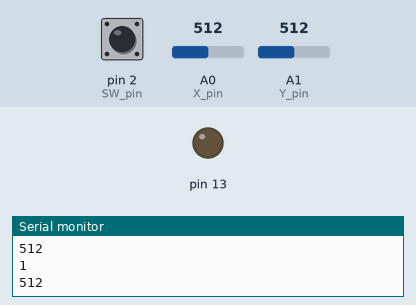
Recording of a sketch running on a simulated Arduino Uno, built with avr-gcc and run on an emulated ATmega328P. On the bench: output pins drawn as LEDs (lit = HIGH), the last lines printed to the serial monitor. Inputs (shaded band) come from the test bench; at power-on: pin 2 (SW_pin) HIGH, A0 (X_pin) = 512, A1 (Y_pin) = 512.

Above: at 1.2 s.
1.3 s: pin 2 (SW_pin) pulled LOW for 0.15 s
At 1.4 s:
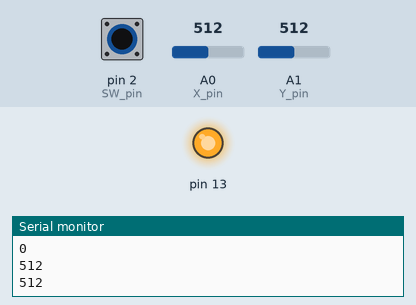
2.9 s: pin 2 (SW_pin) pulled LOW for 3.2 s
At 6.7 s:
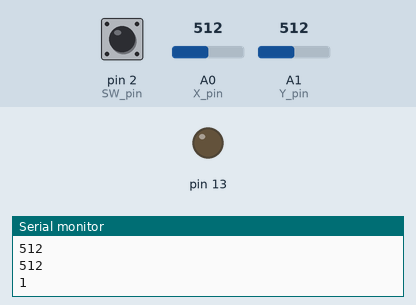
Timing chart, 0 to 8.2 s (numbered marks = the images above; inputs shaded):
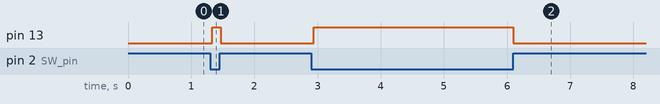

The sketch:

UnoMauso.ino
```cpp
const int SW_pin = 2;
const int X_pin = 0;
const int Y_pin = 1;

void setup() {
  pinMode(SW_pin, INPUT);
  digitalWrite(SW_pin, HIGH);
  pinMode(13, OUTPUT);
  Serial.begin(9600);

}

void loop() {
    Serial.println(digitalRead(SW_pin));
    if (analogRead(X_pin) == 1023){
      Serial.println(950);
    }else {
      Serial.println(analogRead(X_pin));
    }
    if (analogRead(Y_pin) == 1023){
      Serial.println(950);
    }else {
      Serial.println(analogRead(Y_pin));
    }
  if (digitalRead(SW_pin) == 0){
    digitalWrite(13, HIGH);
  } else {
    digitalWrite(13, LOW);
  }
  delay(45);
}
```

Measured:
- after the input at 1.3 s, pin 13: LOW → HIGH at once, → LOW 0.14 s later
- after the input at 2.9 s, pin 13: LOW → HIGH at once, → LOW 3.2 s later
